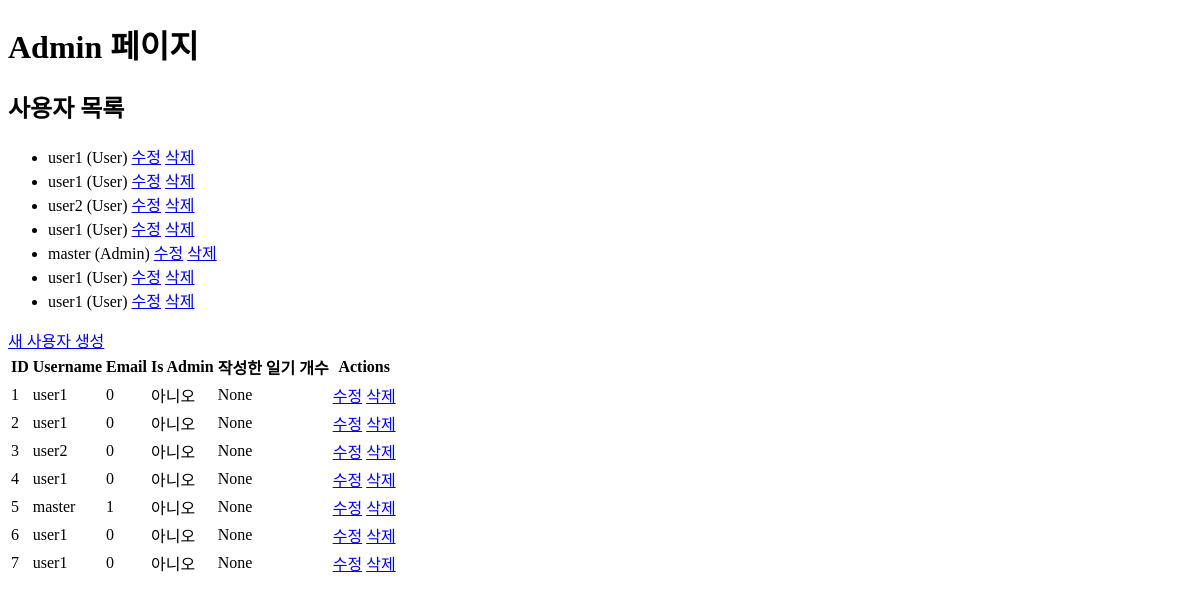
Page /admin (signed in) on the earlier database version.
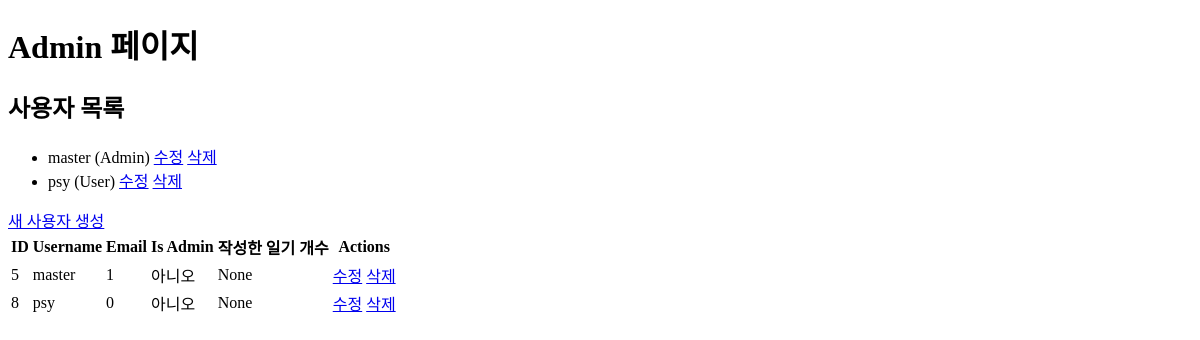
Same page on the later database version.
### tables this page shows
CREATE TABLE users
                 (id INTEGER PRIMARY KEY AUTOINCREMENT,
                 username TEXT NOT NULL,
                 password TEXT NOT NULL,
                 is_admin INTEGER NOT NULL DEFAULT 0);

### app.py (the view)
@app.route('/admin')
def admin():
    if 'user_id' not in session or not is_admin(session['user_id']):
        return render_template('no_permission.html')
    conn = sqlite3.connect('database.db')
    c = conn.cursor()
    c.execute("""
        SELECT users.*, COUNT(diaries.id) AS diary_count
        FROM users
        LEFT JOIN diaries ON users.id = diaries.user_id AND diaries.deleted_at IS NULL
        GROUP BY users.id
    """)
    users = c.fetchall()
    conn.close()
    return render_template('admin.html', users=users)

### app.py (called while the page is built)
def is_admin(user_id):
    conn = sqlite3.connect('database.db')
    c = conn.cursor()
    c.execute("SELECT is_admin FROM users WHERE id = ?", (user_id,))
    is_admin_value = c.fetchone()[0]
    conn.close()
    return is_admin_value

### templates/admin.html (shortened to what this page needs)
<!DOCTYPE html>
<html lang="en">
<head>
    <link rel="stylesheet" href="{{ url_for('static', filename='css/style.css') }}">
</head>
<body>
    <h1>Admin 페이지</h1>
    <h2>사용자 목록</h2>
    <ul>
        {% for user in users %}
        <li>
            {{ user[1] }} ({% if user[3] %}Admin{% else %}User{% endif %})
            <a href="{{ url_for('edit_user', user_id=user[0]) }}">수정</a>
            <a href="{{ url_for('delete_user', user_id=user[0]) }}">삭제</a>
        </li>
        {% endfor %}
    </ul>
    <a href="{{ url_for('create_user') }}">새 사용자 생성</a>
</body>
</html>
<table>
    <thead>
        <tr>
            <th>ID</th>
            <th>Username</th>
            <th>Email</th>
            <th>Is Admin</th>
            <th>작성한 일기 개수</th>
            <th>Actions</th>
        </tr>
    </thead>
    <tbody>
        {% for user in users %}
        <tr>
            <td>{{ user[0] }}</td>
            <td>{{ user[1] }}</td>
            <td>{{ user[3] }}</td>
            <td>{{ '예' if user[4] else '아니오' }}</td>
            <td>{{ user[5] }}</td>
            <td>
                <a href="{{ url_for('edit_user', user_id=user[0]) }}">수정</a>
                <a href="{{ url_for('delete_user', user_id=user[0]) }}" onclick="return confirm('정말로 삭제하시겠습니까?')">삭제</a>
            </td>
        </tr>
        {% endfor %}
    </tbody>
</table>

Differences in the rows shown:
removed users: username "user1", shows "User", id "1", is_admin "0", value "아니오", user "None"
removed users: username "user1", shows "User", id "2", is_admin "0", value "아니오", user "None"
removed users: username "user2", shows "User", id "3", is_admin "0", value "아니오", user "None"
removed users: username "user1", shows "User", id "4", is_admin "0", value "아니오", user "None"
removed users: username "user1", shows "User", id "6", is_admin "0", value "아니오", user "None"
removed users: username "user1", shows "User", id "7", is_admin "0", value "아니오", user "None"
added users: username "psy", shows "User", id "8", is_admin "0", value "아니오", user "None"
